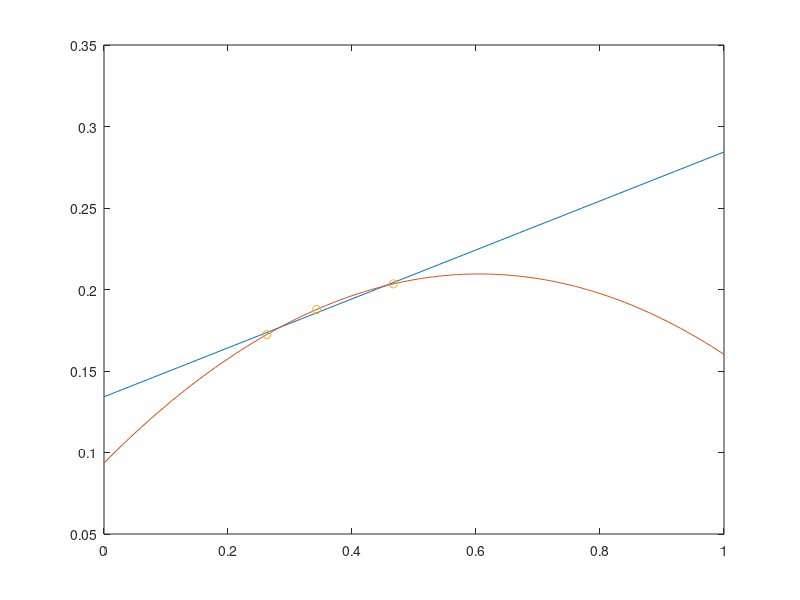

Write MATLAB code to recreate this figure.
%Prepare workstation
clear all;
close all;
clc

a=[ 5.6, 4.8, 4.2];
b=[12 14 16];
n= b/10;
m =a/10;

q= 100./(a.*b);

%making a 3rd order polyfit line

x1=[.4 .5 .6 .7];
y1=[.10631 .12626 .14309 .15703];

x2=[.3 .4 .5 .6];
y2=[.08561 .10941 .13003 .14749];

x3= [ .3 .4 .5 .6];
y3= [.08709 .11135 .13241 .15027];

P1=polyfit(x1,y1,3);
P2=polyfit(x2,y2,3);
P3=polyfit(x3,y3,3);

yval1=polyval(P1,.56)
yval2=polyval(P2,.48)
yval3=polyval(P3,.42)

sigma1= q(1)*yval1
sigma2= q(2)*yval2
sigma3= q(3)*yval3

aspratio= [5.6/12 4.8/14 4.2/16]
sigma=[ sigma1 sigma2 sigma3 ]

Pra= polyfit(aspratio,sigma,1)
Pra2=polyfit(aspratio,sigma,2)

xval=[0:.01:1]

They1=polyval(Pra,xval)
They2=polyval(Pra2,xval)

plot(xval,They1, xval,They2,aspratio,sigma,'o')



